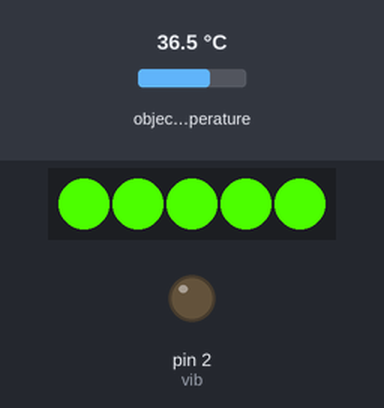
Bench run of a sketch on a simulated Arduino Uno, built with avr-gcc and run on an emulated ATmega328P. On the bench: 5 RGB LEDs in strip order, left to right, output pins drawn as LEDs (lit = HIGH). The inputs (shaded band) are chosen by the test bench; at power-on: object temperature 36.5 °C. What the sketch prints to the serial monitor is not drawn.

Above: at 1.2 s.
1.3 s: object temperature set to 44 °C
At 2.5 s:
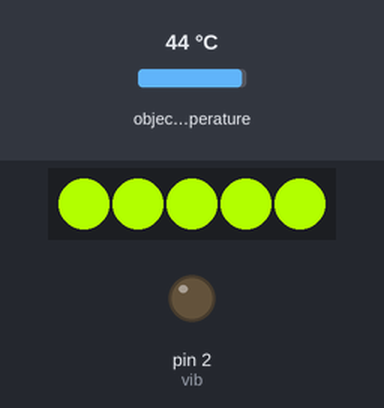
2.8 s: object temperature set to 20 °C
At 3.6 s:
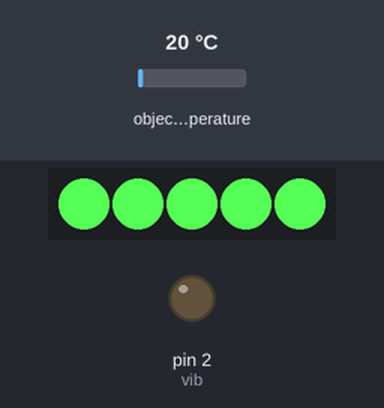
4.3 s: object temperature set to 26 °C
At 4.8 s:
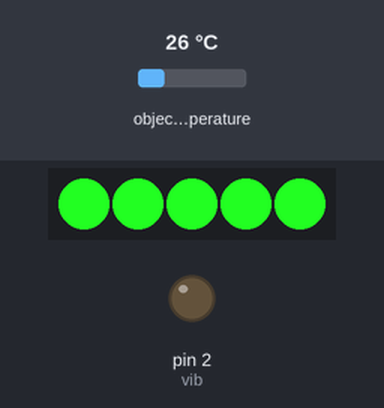
5.8 s: object temperature set to 39 °C
At 7.2 s:
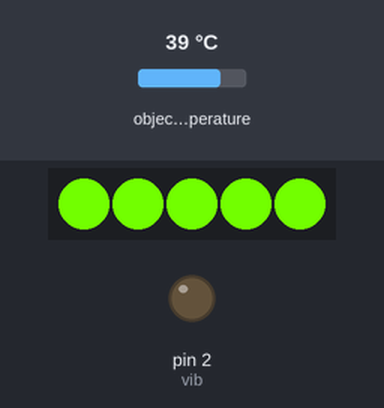
Timing chart, 0 to 6.6 s (numbered marks = the images above; inputs shaded):
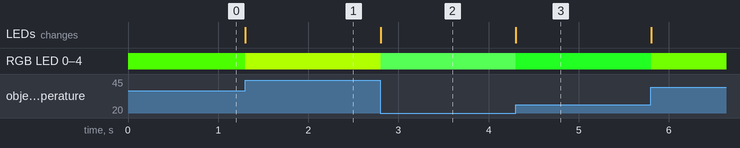

Measured:
- after the input at 1.3 s, RGB LED 0–4: RGB(76, 255, 0) → RGB(178, 255, 0) at once; the LEDs: change at once (image 1)
- after the input at 2.8 s, RGB LED 0–4: RGB(178, 255, 0) → RGB(85, 255, 85) at once; the LEDs: change at once (image 2)
- after the input at 4.3 s, RGB LED 0–4: RGB(85, 255, 85) → RGB(34, 255, 34) at once; the LEDs: change at once (image 3)
- after the input at 5.8 s, RGB LED 0–4: RGB(34, 255, 34) → RGB(114, 255, 0) at once

The sketch:

WearableProMiniCode.ino
```cpp
#include <Adafruit_NeoPixel.h>
#include <Wire.h>
#include <Adafruit_MLX90614.h>
#ifdef __AVR__
#include <avr/power.h>
#endif

Adafruit_MLX90614 temp = Adafruit_MLX90614();
Adafruit_NeoPixel pixels = Adafruit_NeoPixel(5, 6, NEO_GRB + NEO_KHZ800);
const int vib = 2;

float objectTemp;
void setup() {
  pinMode(vib, OUTPUT);
  Serial.begin(112500);
  temp.begin();

  pixels.begin();
  pixels.show();

}

void loop() {
  //read temp
  objectTemp = temp.readObjectTempC();

  //set all pixles to proper color
  for (int i = 0; i < 5; i++) {
    pixels.setPixelColor(i, tempColor(objectTemp));
  }
  pixels.show();

  //vibrations only if the temperature is >50 or <-15
  if (objectTemp > 50 || objectTemp < -15)vibration(true);
  else vibration(false);

  //debug
  Serial.print(objectTemp);
  Serial.print("    ");
  Serial.print(Red(pixels.getPixelColor(0)));
  Serial.print("|");
  Serial.print(Green(pixels.getPixelColor(0)));
  Serial.print("|");
  Serial.println(Blue(pixels.getPixelColor(0)));
}

////FUNCTIONS////

//color calculation based on the temperature
uint32_t tempColor (float temp) {
  uint32_t color = pixels.Color(0, 0, 0);//off
  if (temp > 100) {
    color = pixels.Color(255, 0, 0);//red
  } else if (temp <= 100 && temp > 50) {
    color = pixels.Color(255, map(temp, 50, 100, 255, 0), 0);//red to yellow
  } else if (temp <= 50 && temp > 30) {
    color = pixels.Color(map(temp, 30, 50, 0, 255), 255, 0);//yellow to green
  } else if (temp <= 30 && temp > 0) {
    color = pixels.Color(map(temp, 0, 30, 255, 0), 255, map(temp, 0, 30, 255, 0));//green to white
  } else if (temp <= 0 && temp > -15) {
    color = pixels.Color(map(temp, -15, 0, 255, 0), 255, 255);//white to teal
  } else if (temp <= -15 && temp > -30) {
    color = pixels.Color(0, map(temp, -30, -15, 0, 255), 255);//teal to blue
  } else {
    color = pixels.Color(0, 0, 255);//blue
  }
  return color;
}

//slightly faster way of changing vibration state
void vibration(boolean on) {
  if (on)digitalWrite(vib, HIGH);
  else digitalWrite(vib, LOW);
}

//get color values out of 32bit color
uint8_t Red(uint32_t color)
{
  return (color >> 16) & 0xFF;
}

uint8_t Green(uint32_t color)
{
  return (color >> 8) & 0xFF;
}

uint8_t Blue(uint32_t color)
{
  return color & 0xFF;
}
```
